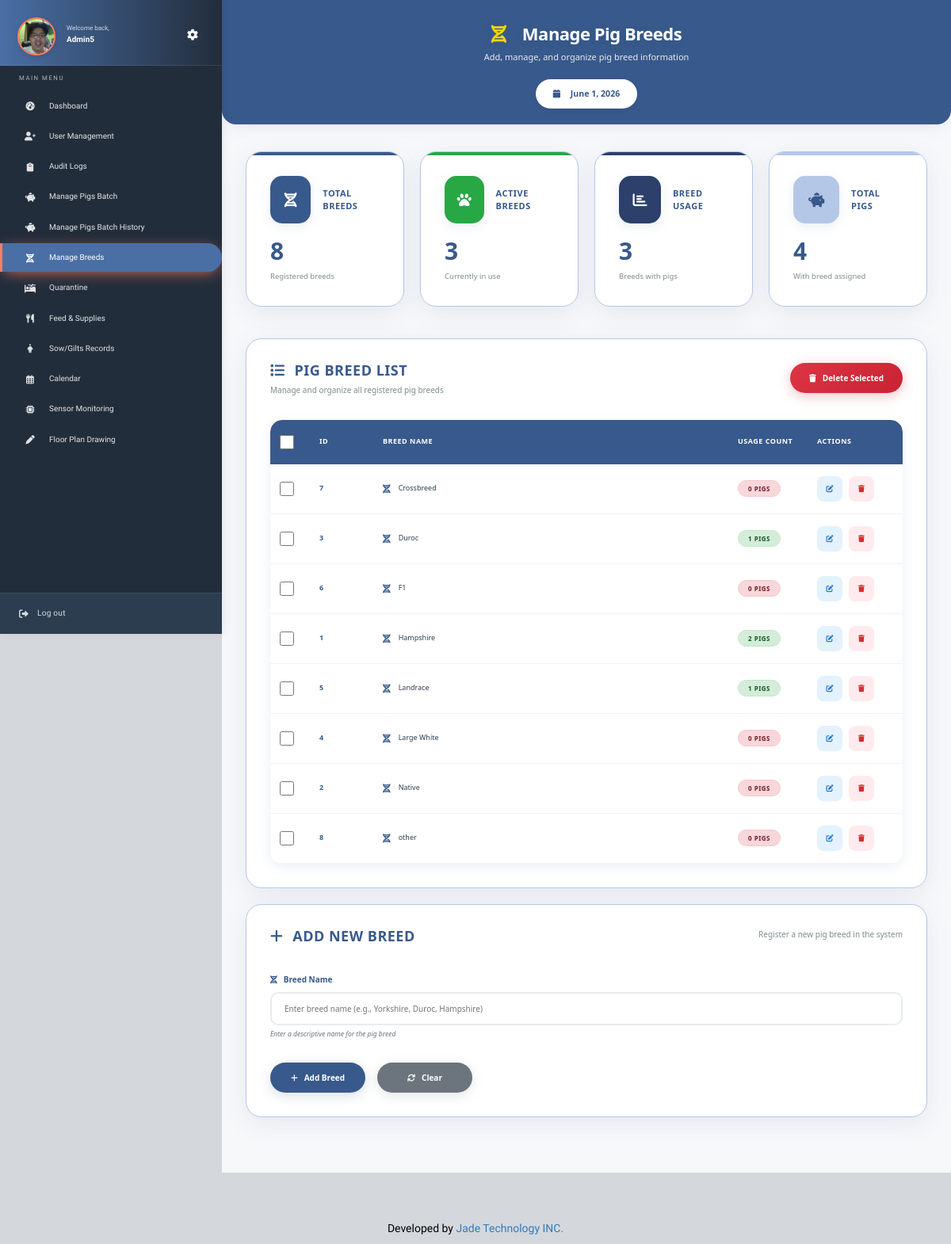
The app's page /manage-breed.php (signed in), older data.
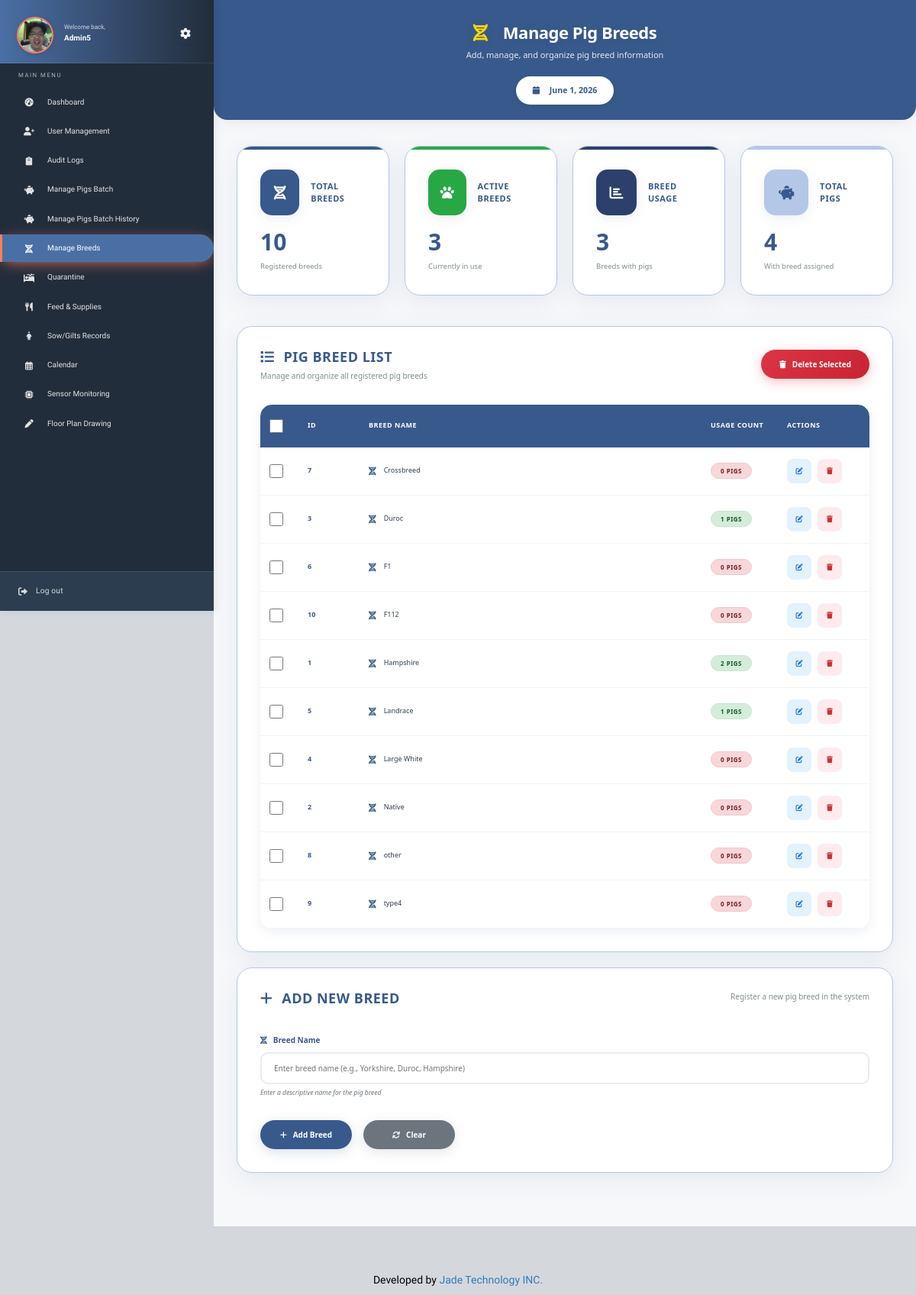
The same page, newer data.
### tables this page shows
CREATE TABLE `breed` (
  `id` int(11) NOT NULL,
  `name` varchar(255) NOT NULL
);

### manage-breed.php (the view, shortened to what the changed rows need)
<?php include 'theme/head.php'; ?>
<?php include 'theme/sidebar.php'; ?>
<div class="modern-dashboard" style="margin-left:280px">
    <div class="hero-section">
        <div class="hero-content">
            <div class="hero-text">
                <h1 class="hero-title">
                    <i class="fa fa-dna"></i>
                    Manage Pig Breeds
                </h1>
            </div>
        </div>
    </div>
    <div class="stats-grid">
        <?php
        try {
            $totalBreeds = $db->query("SELECT COUNT(*) FROM breed")->fetchColumn();
        } catch (Exception $e) {
            $totalBreeds = 0;
            $breedsWithPigs = 0;
            $activeBreeds = 0;
            $totalPigsByBreed = 0;
        }
        ?>
        <div class="stat-card primary-card">
            <div class="card-body">
                <div class="main-stat"><?php echo number_format($totalBreeds); ?></div>
                <div class="card-subtitle">Registered breeds</div>
            </div>
        </div>
    </div>
    <div class="content-grid">
        <div class="content-card breed-list-card">
            <div class="card-header">
                <div class="card-title-section">
                    <h2 class="card-title">
                        <i class="fa fa-list"></i>
                        Pig Breed List
                    </h2>
                </div>
            </div>
            <div class="table-container">
                <form method="post" action="delete_breed.php">
                    <div class="table-wrapper">
                        <table class="modern-table" id="breedTable">
                            <thead>
                                <tr>
                                    <th style="width:50px;">
                                        <input type="checkbox" id="selectAll" onchange="toggleAllCheckboxes()">
                                    </th>
                                    <th style="width:80px;">ID</th>
                                    <th>Breed Name</th>
                                    <th style="width:100px;">Usage Count</th>
                                    <th style="width:120px;">Actions</th>
                                </tr>
                            </thead>
                            <tbody>
                                <?php
                                try {
                                    $get = $db->query("SELECT b.*, COUNT(p.id) as usage_count FROM breed b LEFT JOIN pigs p ON b.id = p.breed_id GROUP BY b.id ORDER BY b.name");
                                    $res = $get->fetchAll(PDO::FETCH_OBJ);
                                } catch (Exception $e) {
                                    $get = $db->query("SELECT b.*, 0 as usage_count FROM breed b ORDER BY b.name");
                                    $res = $get->fetchAll(PDO::FETCH_OBJ);
                                }
                                foreach($res as $n){ ?>
                                    <tr>
                                        <td>
                                            <input type="checkbox" name="selector[]" value="<?php echo $n->id ?>" class="breed-checkbox">
                                        </td>
                                        <td>
                                            <span class="breed-id"><?php echo $n->id; ?></span>
                                        </td>
                                        <td>
                                            <div class="breed-name">
                                                <i class="fa fa-dna breed-icon"></i>
                                                <span><?php echo htmlspecialchars($n->name); ?></span>
                                            </div>
                                        </td>
                                        <td>
                                            <span class="usage-badge <?php echo $n->usage_count > 0 ? 'active' : 'inactive'; ?>">
                                                <?php echo $n->usage_count; ?> pigs
                                            </span>
                                        </td>
                                        <td>
                                            <div class="action-buttons">
                                                <button type="button" class="btn-edit" onclick="editBreed(<?php echo $n->id; ?>, '<?php echo htmlspecialchars($n->name); ?>')" title="Edit Breed">
                                                    <i class="fa fa-edit"></i>
                                                </button>
                                                <button type="button" class="btn-delete" onclick="deleteBreed(<?php echo $n->id; ?>)" title="Delete Breed">
                                                    <i class="fa fa-trash"></i>
                                                </button>
                                            </div>
                                        </td>
                                    </tr>
                                <?php } ?>
                            </tbody>
                        </table>
                    </div>
                </form>
            </div>
        </div>
        <div class="content-card add-breed-card">
            <div class="card-header">
                <h2 class="card-title">
                    <i class="fa fa-plus"></i>
                    Add New Breed
                </h2>
            </div>
        </div>
    </div>
</div>
<?php include 'theme/foot.php'; ?>

Row changes from the older to the newer data that the page shows:
added breed: id "10", name "F112", usage_count "0"
added breed: id "9", name "type4", usage_count "0"
Text that changed along with them:
$totalBreeds: "8" → "10"
